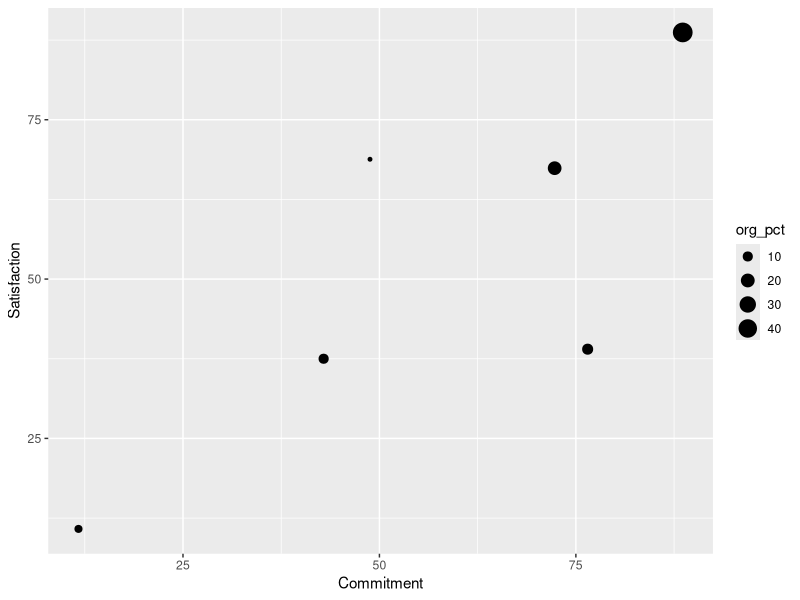
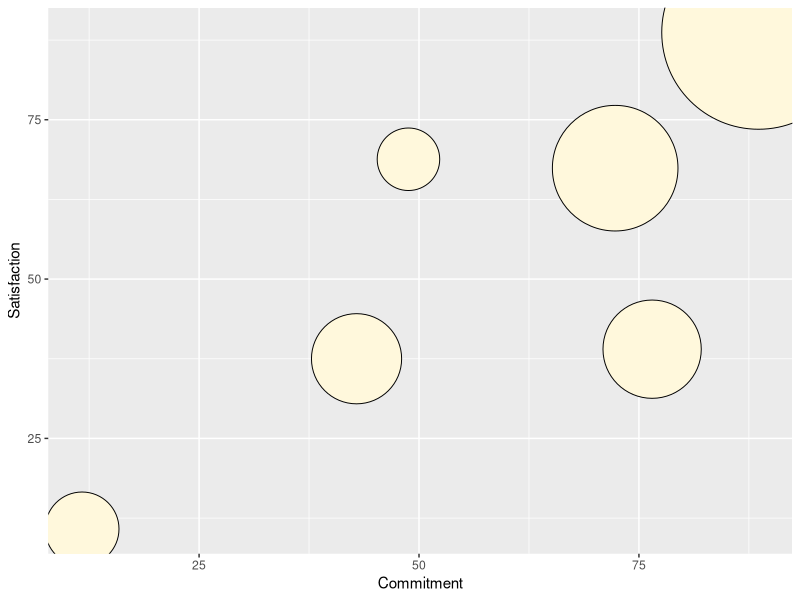
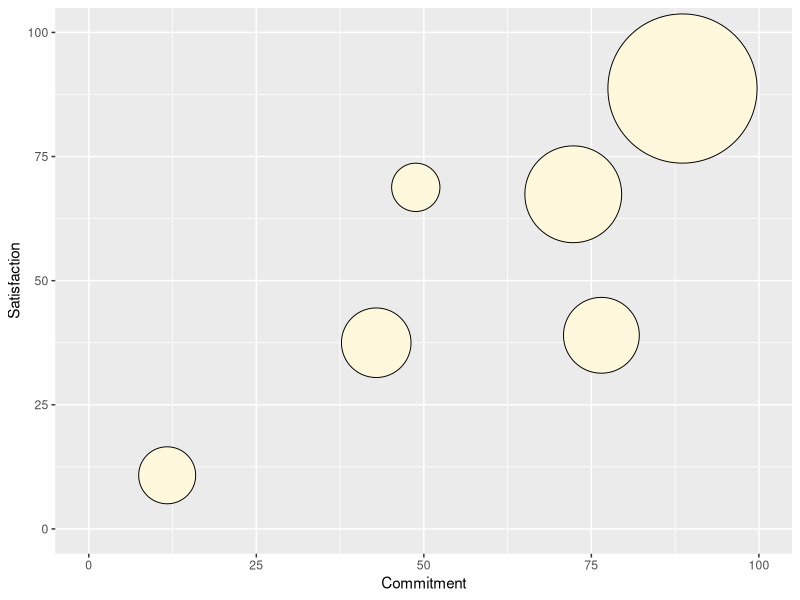
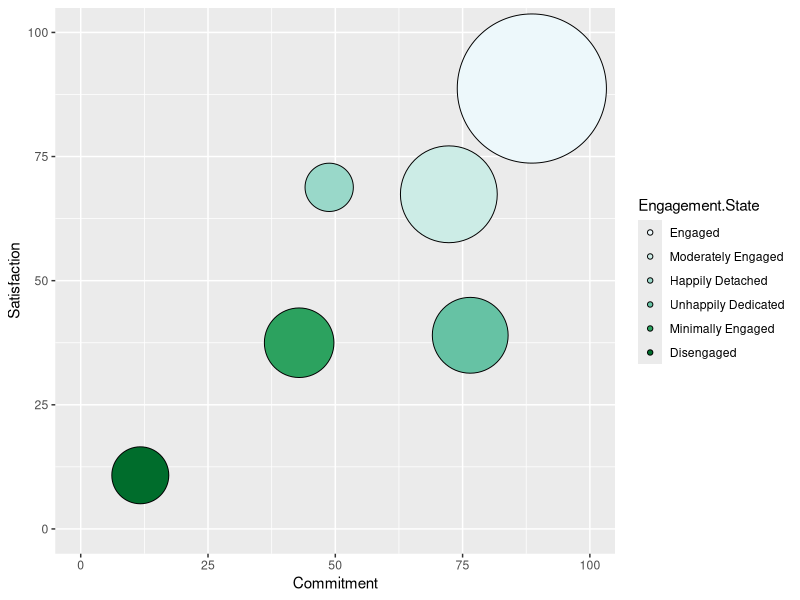
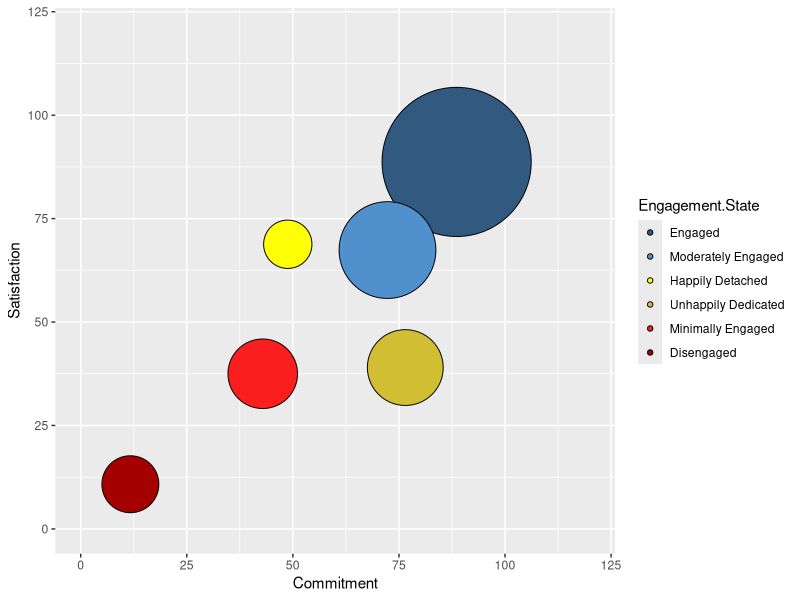

Write R code to recreate these figures, in order.
## ---- chunk 1
knitr::opts_chunk$set(echo = TRUE)
## ---- chunk 2

# preliminaries

setwd("C:/@data/GitHub/WES-engagement-states")

library(ggplot2)
library(dplyr)

eng_state_data <- read.csv("./data/eng_states_data.csv")

eng_state_data <- eng_state_data %>%
  group_by(ORGID) %>%
  mutate(org_pct = Employees/sum(Employees)*100)

head(eng_state_data)

# set the sort function 

eng_state_data$Engagement.State <- factor(eng_state_data$Engagement.State, 
       levels = c("Engaged", "Moderately Engaged",
                  "Happily Detached", "Unhappily Dedicated",
                  "Minimally Engaged", "Disengaged"))
         

eng_state_data <- eng_state_data %>%
  arrange(ORG, Engagement.State)

eng_state_data

## ---- chunk 3

eng_state_plot <- ggplot(subset(eng_state_data, ORGID == "OWL",),
            aes(x = Commitment, y = Satisfaction))

eng_state_plot + 
  geom_point(aes(size = org_pct))

eng_state_plot + 
  geom_point(aes(size = org_pct), shape = 21, colour = "black", fill = "cornsilk") +
  scale_size_area(max_size = 65, guide=FALSE)

# set axis

eng_state_plot + 
  geom_point(aes(size = org_pct), shape = 21, colour = "black", fill = "cornsilk") +
  scale_size_area(max_size = 50, guide=FALSE) +
  xlim(0, 100) +
  ylim(0, 100)



## ---- chunk 4

eng_state_plot <- 
  ggplot(subset(eng_state_data, ORGID == "OWL",),
            aes(x = Commitment, y = Satisfaction, fill = Engagement.State)) + 
  geom_point(aes(size = org_pct, stat="identity"), 
             shape = 21, colour = "black") +
  scale_size_area(max_size = 50, guide=FALSE) + 
  xlim(0,100) + ylim(0,100) +
  scale_fill_manual(values=c("#edf8fb", "#ccece6", "#99d8c9", 
                               "#66c2a4", "#2ca25f", "#006d2c"))


eng_state_plot  


## ---- chunk 5

eng_state_plot <- 
  ggplot(subset(eng_state_data, ORGID == "OWL",),
            aes(x = Commitment, y = Satisfaction, fill = Engagement.State)) + 
  geom_point(aes(size = org_pct, stat="identity"), 
             shape = 21, colour = "black") +
  scale_size_area(max_size = 50, guide=FALSE) + 
  xlim(0,120) + ylim(0,120) +
  scale_fill_manual(values=c("#325A80", "#5091CD", "#FFFF05", 
                               "#D2BE32", "#FA1E1E", "#A40000"))


eng_state_plot  


